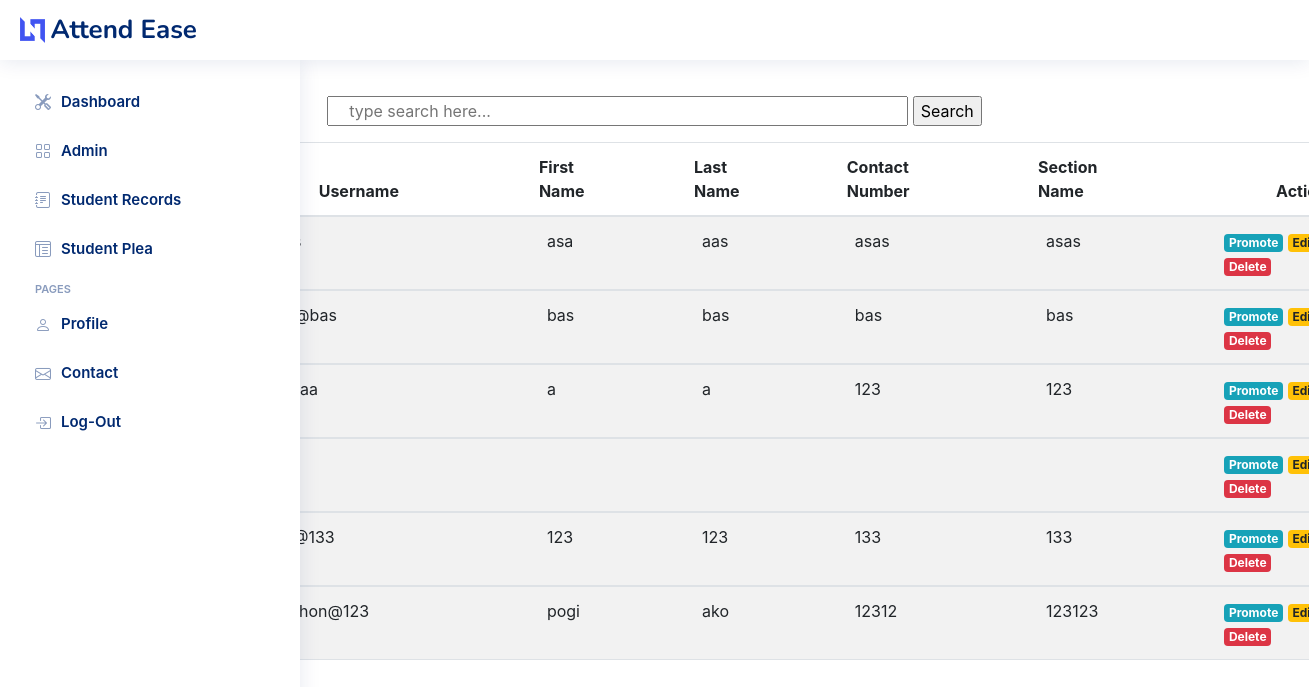
The page /studentRecords.php (signed in) on the database its author committed.
### tables this page shows
CREATE TABLE `entity_information` (
  `id` int NOT NULL AUTO_INCREMENT,
  `username` varchar(45) DEFAULT NULL,
  `password` varchar(45) DEFAULT NULL,
  `firstName` varchar(45) DEFAULT NULL,
  `lastName` varchar(45) DEFAULT NULL,
  `contactNumber` varchar(45) DEFAULT NULL,
  `sectionName` varchar(45) DEFAULT NULL,
  `type_id` int DEFAULT NULL,
  PRIMARY KEY (`id`)
);

### studentRecords.php (the view, shortened to what this page needs)
<?php
  require_once 'config/connection.php';
  $display_all = "SELECT * FROM entity_information where type_id = 2";
  $query = mysqli_query($connection, $display_all);
?>
<!DOCTYPE html>
<html>
<head>
  <link href="assets/vendor/bootstrap-icons/bootstrap-icons.css" rel="stylesheet">
  <link href="assets/css/style.css" rel="stylesheet">
  <link href="https://cdn.jsdelivr.net/npm/bootstrap@5.3.0-alpha1/dist/css/bootstrap.min.css" rel="stylesheet">
  <link rel="stylesheet" href="https://stackpath.bootstrapcdn.com/bootstrap/4.3.1/css/bootstrap.min.css">
</head>
<body>
  <header id="header" class="header fixed-top d-flex align-items-center">
<div class="d-flex align-items-center justify-content-between">
  <a href="dashboard.php" class="logo d-flex align-items-center">
    <img src="assets/img/logo.png" alt="">
    <span class="d-none d-lg-block">Attend Ease</span>
  </a>
</div>
</header>
<aside id="sidebar" class="sidebar">
<ul class="sidebar-nav" id="sidebar-nav">
<li class="nav-item">
<a class="nav-link collapsed" href="dashboard.php" >
  <i class="bi bi-tools"></i>
  <span>Dashboard</span>
</a>
</li>
<li class="nav-item">
<a class="nav-link collapsed" href="adminRecords.php" >
  <i class="bi bi-grid"></i>
  <span>Admin</span>
</a>
</li>
<li class="nav-item">
<a class="nav-link collapsed" href="studentRecords.php">
  <i class="bi bi-journal-text"></i>
  <span>Student Records</span>
</a>
</li>
<li class="nav-item">
<a class="nav-link collapsed" href="studentplea.php">
  <i class="bi bi-layout-text-window-reverse"></i>
  <span>Student Plea</span>
</a>
</li>
<li class="nav-heading">Pages</li>
<li class="nav-item">
<a class="nav-link collapsed" href="profile.php">
  <i class="bi bi-person"></i>
  <span>Profile</span>
</a>
</li>
<li class="nav-item">
<a class="nav-link collapsed" href="contact.php">
  <i class="bi bi-envelope"></i>
  <span>Contact</span>
</a>
</li>
<li class="nav-item">
<a class="nav-link collapsed" href="logout.php">
  <i class="bi bi-box-arrow-in-right"></i>
  <span>Log-Out</span>
</a>
</li>
</ul>
</aside>
<center>
<div>
    <form action="studentRecords.php" method="POST">
      <input type="text" name="search" placeholder="type search here..." size="50px" style="padding-left: 20px;">
      <input type="submit" name="searchBtn" value="Search">
    </form>
  </div>
<?php
  if (isset($_POST['searchBtn'])) {
    $search = $_POST['search'];
    $result = mysqli_query($connection, "SELECT * FROM entity_information
      WHERE  username Like'%{$search}%'
      or firstName Like'%{$search}%'
      or lastName Like'%{$search}%'
      or contactNumber Like'%{$search}%'
      or sectionName Like'%{$search}%'");
   if (mysqli_num_rows($result) == 0){
      echo "<p style='font-weight:bold' class='py-2 text-warning'>Cannot find student.</p>";
  } ?>
<div class="row">
<div class="col-xxl-15 pt-2 mt-2 pl-5 ml-5">
   <div class="h-25 d-inline-block" >
<table class="table table-striped  pl-5 ml-5" style="display: block; height: 600px; overflow: auto;">
  <thead >
    <tr class="badge-primary">
      <th scope="col" >#</th>
      <th scope="col" style="padding-left: 100px;padding-right: 100px;">Username</th>
      <th scope="col" style="padding-left: 40px;padding-right: 40px;">First Name</th>
      <th scope="col" style="padding-left: 40px;padding-right: 40px;">Last Name</th>
      <th scope="col" style="padding-left: 40px;padding-right: 40px;">Contact Number</th>
      <th scope="col" style="padding-left: 40px;padding-right: 40px;">Section Name</th>
      <th scope="col" style="padding-left: 100px;padding-right: 40px;">Actions</th>
    </tr>
  </thead>
  <?php while($rows = mysqli_fetch_array($result)){ ?>
  <tbody>
    <tr>
      <th><?php echo $rows['id']; ?></th>
      <td class="px-5"><?php echo $rows['username']; ?></td>
      <td class="px-5"><?php echo $rows['firstName']; ?></td>
      <td class="px-5"><?php echo $rows['lastName']; ?></td>
      <td class="px-5"><?php echo $rows['contactNumber']; ?></td>
      <td class="px-5"><?php echo $rows['sectionName']; ?></td>
      <td class="px-5">
        <a href="promote.php?id=<?php echo $rows['id']; ?>" class="badge badge-info"> Promote </a>
        <a href="edit.php?id=<?php echo $rows['id']; ?>" class="badge badge-warning"> Edit </a>
        <a href="delete.php?id=<?php echo $rows['id']; ?>" class="badge badge-danger"> Delete </a>
      </td>
    </tr>
  </tbody>
  <?php } ?>
  <?php }
    else { ?>
      <div class="row">
      <div class="col-xxl-15 pt-2 mt-2 pl-5 ml-5">
      <div class="h-25 d-inline-block" >
      <table class="table table-striped pl-5 ml-5" style="display: block; height: 600px; overflow: auto;">
      <thead>
    <tr class="badge-primary">
    <th scope="col" >#</th>
      <th scope="col" style="padding-left: 100px;padding-right: 100px;">Username</th>
      <th scope="col" style="padding-left: 40px;padding-right: 40px;">First Name</th>
      <th scope="col" style="padding-left: 40px;padding-right: 40px;">Last Name</th>
      <th scope="col" style="padding-left: 40px;padding-right: 40px;">Contact Number</th>
      <th scope="col" style="padding-left: 40px;padding-right: 40px;">Section Name</th>
      <th scope="col" style="padding-left: 100px;padding-right: 40px;">Actions</th>
    </tr>
  </thead>
        <?php while($rows = mysqli_fetch_array($query)){ ?>
        <tbody style="background-color: white;">
          <tr>
          <th><?php echo $rows['id']; ?></th>
         <td class="px-5"><?php echo $rows['username']; ?></td>
         <td class="px-5"><?php echo $rows['firstName']; ?></td>
         <td class="px-5"><?php echo $rows['lastName']; ?></td>
         <td class="px-5"><?php echo $rows['contactNumber']; ?></td>
         <td class="px-5"><?php echo $rows['sectionName']; ?></td>
         <td class="px-5">
          <a href="promote.php?id=<?php echo $rows['id']; ?>" class="badge badge-info"> Promote </a>
          <a href="edit.php?id=<?php echo $rows['id']; ?>" class="badge badge-warning"> Edit </a>
          <a href="delete.php?id=<?php echo $rows['id']; ?>" class="badge badge-danger"> Delete </a>
        </td>
      </tr>
        </tbody>
        <?php } ?>
      </table>
    <?php } ?>
</center>
</body>
</html>

### assets/css/style.css (style rules this page uses)
:root { scroll-behavior: smooth; }
body { font-family: "Open Sans", sans-serif; background: #f6f9ff; color: #444444; }
a { color: #4154f1; text-decoration: none; }
.logo { line-height: 1; }
@media (min-width: 1200px) { .logo { width: 280px; } }
.logo img { max-height: 26px; margin-right: 6px; }
.logo span { font-size: 26px; font-weight: 700; color: #012970; font-family: "Nunito", sans-serif; }
.header { transition: all 0.5s; z-index: 997; height: 60px; box-shadow: 0px 2px 20px rgba(1, 41, 112, 0.1); background-color: #fff; padding-left: 20px; }
.sidebar { position: fixed; top: 60px; left: 0; bottom: 0; width: 300px; z-index: 996; transition: all 0.3s; padding: 20px; overflow-y: auto; scrollbar-width: thin; scrollbar-color: #aab7cf transparent; box-shadow: 0px 0px 20px rgba(1, 41, 112, 0.1); background-color: #fff; }
.sidebar-nav { padding: 0; margin: 0; list-style: none; }
.sidebar-nav li { padding: 0; margin: 0; list-style: none; }
.sidebar-nav .nav-item { margin-bottom: 5px; }
.sidebar-nav .nav-heading { font-size: 11px; text-transform: uppercase; color: #899bbd; font-weight: 600; margin: 10px 0 5px 15px; }
.sidebar-nav .nav-link { display: flex; align-items: center; font-size: 15px; font-weight: 600; color: #ffffff; transition: 0.3; background: #f6f9ff; padding: 10px 15px; border-radius: 4px; }
.sidebar-nav .nav-link i { font-size: 16px; margin-right: 10px; color: #4154f1; }
.sidebar-nav .nav-link.collapsed { color: #012970; background: #fff; }
.sidebar-nav .nav-link.collapsed i { color: #899bbd; }

### studentRecords.php (style rules this page uses)
html, body { height:100%; }

### rows shown on the page
entity_information: firstName "asa", lastName "aas", contactNumber "asas", sectionName "asas"
entity_information: username "bas@bas", firstName "bas", lastName "bas", contactNumber "bas", sectionName "bas"
entity_information: firstName "a", lastName "a", contactNumber "123", sectionName "123"
entity_information: username "133@133", firstName "123", lastName "123", contactNumber "133", sectionName "133"
entity_information: username "carljhon@123", firstName "pogi", lastName "ako", contactNumber "12312", sectionName "123123"
